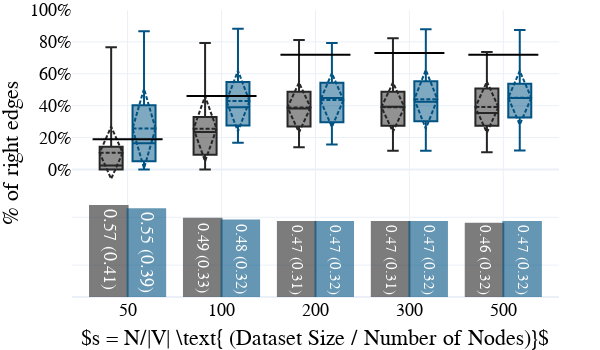
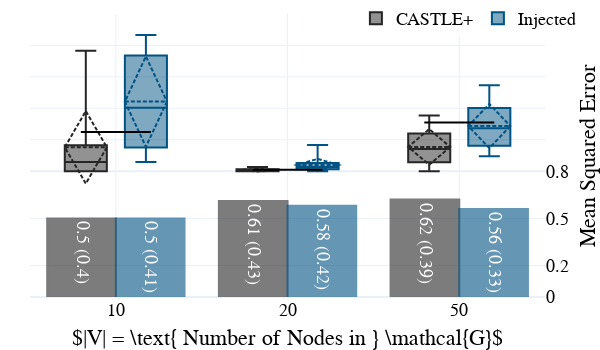
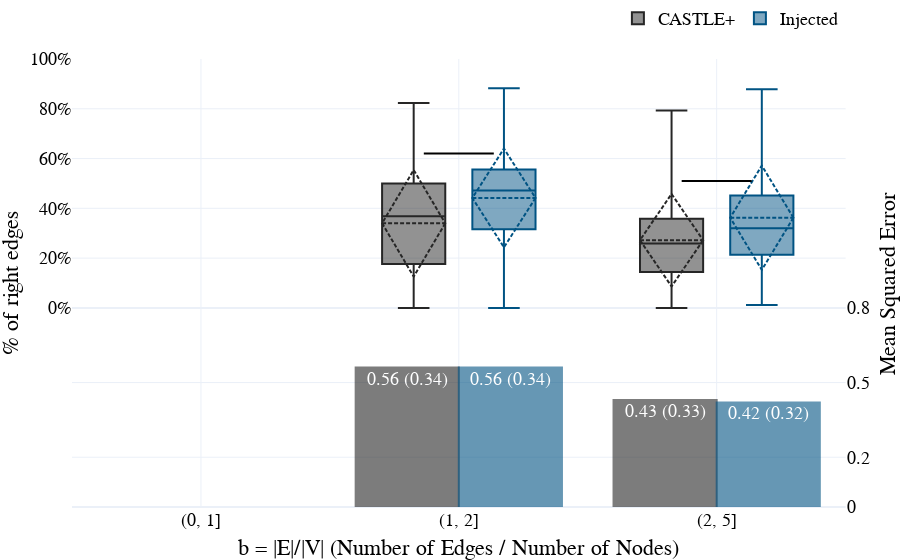
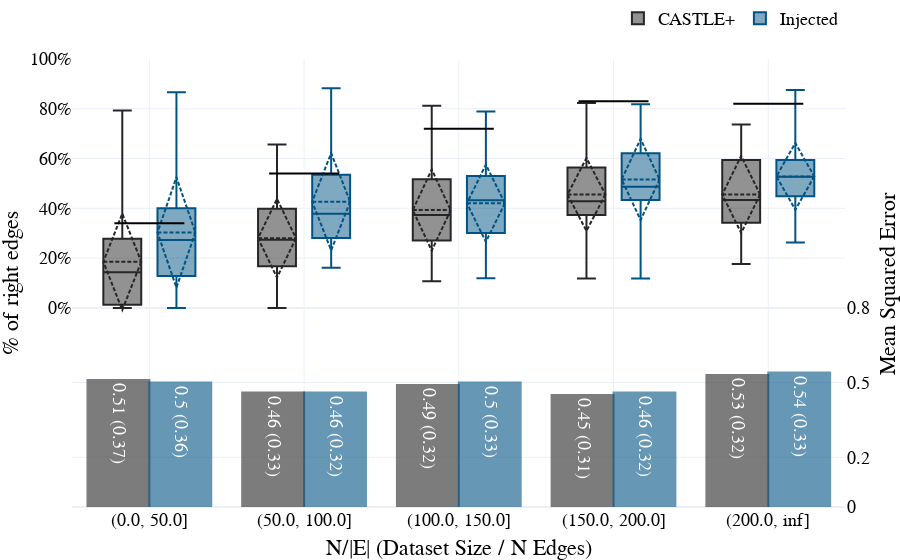

Write notebook code for charts like these, in order.
### Code cell
import re
import os
import numpy as np
import pandas as pd
import plotly.graph_objects as go
from plotly.subplots import make_subplots
from utils import load_pickle, random_stability

verbose = False
verbose2 = False
nodes = '([\w]+)'
seeds = '([\w]+)'
dsets = '([\w.]+)'
outfs = str(1)
infs = str(1)
thetas = '([-+]?([0-9]+)(\.[0-9]+)?)'

# ## Versions
# # 'v3' reconstrunction toy experiment - 84%
# # 'p1' = partial toy experiment - 96%
# # 'r2' = reconstruction toy experiment, 20n 4b - 0%
# # 'r3' = reconstruction toy experiment, 10n 4b - 0%
# # 'r4' = reconstruction toy experiment, 10n 1b - 0%
# # 'r5' = reconstruction toy experiment, 15n 2b - ?
# # 'r6' = reconstruction toy experiment, 10n 1b - 32hidden
# # 'r7' = reconstruction toy experiment, 20n 4b - 0%
# # 'r_ex3' = reconstruction experiment, 10n 20n 50n 1b 20%known
# # 'r_ex_2b' = reconstruction experiment, 10n 20n 50n 2b 20%known
# # 'r_ex_5b' = reconstruction experiment, 10n 20n 50n 5b 20%known
# # 'r_ex_1b_50' = reconstruction experiment, 10n 20n 50n 2b 50%known
version = '(r_ex_1b_50|r_ex_5b_50)'

known_p = 0.5

folder = './results/'
# CASTLE/results/Nested1FoldCASTLE.Reg.Synth.10.625.r_ex2.pkl

count = 0
res = []

for filename in os.listdir(folder):
    match = re.search(f'Nested1FoldCASTLE.Reg.Synth.{nodes}.{dsets}.{version}.pkl$', filename)
    if match != None:
        count += 1
        
        report = load_pickle(os.path.join(folder, filename), verbose=False)
        for key, value in report.items():
            # print(key, value)
            t = [[match.group(3)],[value[i] for i in ['theta', 'n_nodes', 'N_edges', 'seed', 'data_size', 'MSE', 'MAE','right','matching']]]
            res.append([i for sublist in t for i in sublist])
            # print(res)
print("Count=",count)

df = pd.DataFrame(res)
df.columns = ['V','Type', 'N_nodes', 'N_edges', 'seed', 'Size', 'MSE', 'MAE','right','matching']
df['alpha'] = ((df['Size'].astype(int)*0.8)/df['N_nodes'].astype(int)).astype(int)
df['branch'] = np.round(((df['N_edges'].astype(int))/df['N_nodes'].astype(int)).astype(float),0).astype(int)
bins = pd.IntervalIndex.from_tuples([(0, 1), (1, 2), (2, 5)])
df['branch_bin'] = pd.cut(df['branch'], bins)

df['alpha2'] = ((df['Size'].astype(int)*0.8)/df['branch'].astype(int)).astype(int)
bins = pd.IntervalIndex.from_tuples([(0, 500), (500, 1000), (1000, 2000), (2000, 5000), (5000,np.Inf)])
df['alpha3'] = pd.cut(df['alpha2'], bins)

df['alpha4'] = ((df['Size'].astype(int)*0.8)/df['N_edges'].astype(int)).astype(int)
bins = pd.IntervalIndex.from_tuples([(0, 50), (50, 100), (100, 150), (150, 200), (200,np.Inf)])
df['alpha5'] = pd.cut(df['alpha4'], bins)

df['rebase_den'] = (df['N_edges'].astype(int)-(df['N_edges']*known_p).astype(int))
df['rebased'] = (df['matching'].astype(int)/(df['N_edges'].astype(int)-(df['N_edges']*known_p).astype(int))).clip(upper= 1 )

df = df[df['alpha'] != 1000]
# display(df)


plot_ly_by(df, 'alpha', x_desc=r"$s = N/|V| \text{ (Dataset Size / Number of Nodes)}$", save=save_figs, name='NV', version='1l_32h_5k_0n', y2_vis=False, showleg=False)

# plot_ly_by(df, 'N_nodes', x_desc="|V| = Number of Nodes in G")
# plot_ly_by(df[df['alpha'] == 100], 'N_nodes', x_desc="|V| = Number of Nodes in G")
plot_ly_by(df[df['alpha'] <= 50], 'N_nodes', x_desc=r"$|V| = \text{ Number of Nodes in } \mathcal{G}$", save=save_figs, name='N100', version='1l_32h_50k_0n', y1_vis=False)


## Following, not new info
# plot_ly_by(df, 'branch', x_desc="b = |E|/|V| (Number of Edges / Number of Nodes)")
plot_ly_by(df, 'branch_bin', x_desc="b = |E|/|V| (Number of Edges / Number of Nodes)")

# plot_ly_by(df, 'alpha3', x_desc="Dataset Size / b (b=N Edges/N Nodes)")
plot_ly_by(df, 'alpha5', x_desc="N/|E| (Dataset Size / N Edges)")

# plot_ly_by('Size', df[df['N_nodes'] == 10], x_desc="Dataset Size")

### Figure 1 — Plotly figure (JSON) as saved in the notebook; plotly's stock layout.template omitted (floating-point values rounded to 4 significant figures; data arrays with more than 128 entries replaced by an {"elided": "..."} marker saying what was removed)
{"data": [{"marker": {"color": "#262626", "line": {"color": "#262626", "width": 2}}, "name": "CASTLEMSE", "opacity": 0.6, "showlegend": false, "text": ["0.57 (0.41)", "0.49 (0.33)", "0.47 (0.31)", "0.47 (0.31)", "0.46 (0.32)"], "textposition": "auto", "type": "bar", "x": ["50", "100", "200", "300", "500"], "xaxis": "x", "y": [0.57, 0.49, 0.47, 0.47, 0.46], "yaxis": "y2"}, {"marker": {"color": "#005383", "line": {"color": "#005383", "width": 2}}, "name": "InjectedMSE", "opacity": 0.6, "showlegend": false, "text": ["0.55 (0.39)", "0.48 (0.32)", "0.47 (0.32)", "0.47 (0.32)", "0.47 (0.32)"], "textposition": "inside", "type": "bar", "x": ["50", "100", "200", "300", "500"], "xaxis": "x", "y": [0.55, 0.48, 0.47, 0.47, 0.47], "yaxis": "y2"}, {"boxmean": "sd", "boxpoints": false, "marker": {"color": "#262626"}, "name": "CASTLE+", "type": "box", "x": {"elided": "300 str values"}, "xaxis": "x", "y": {"elided": "300 float values"}, "yaxis": "y"}, {"marker": {"color": "Black", "line": {"color": "Black", "width": 2}, "size": 50, "symbol": "line-ew"}, "mode": "markers", "name": "CASTLE+20%", "showlegend": false, "type": "scatter", "x": ["50", "100", "200", "300", "500"], "xaxis": "x", "y": [0.19, 0.46, 0.72, 0.73, 0.72], "yaxis": "y"}, {"boxmean": "sd", "boxpoints": false, "marker": {"color": "#005383"}, "name": "Injected", "type": "box", "x": {"elided": "300 str values"}, "xaxis": "x", "y": {"elided": "300 float values"}, "yaxis": "y"}], "layout": {"autosize": true, "boxmode": "group", "font": {"color": "Black", "family": "Serif", "size": 18}, "height": 350, "legend": {"orientation": "h", "x": 0.8, "xanchor": "center", "y": 1.05, "yanchor": "top"}, "margin": {"b": 0, "l": 10, "pad": 0, "r": 10, "t": 10}, "showlegend": false, "title": {"text": ""}, "width": 600, "xaxis": {"anchor": "y", "domain": [0, 0.94], "showgrid": true, "title": {"text": "$s = N/|V| \\text{ (Dataset Size / Number of Nodes)}$"}}, "yaxis": {"anchor": "x", "domain": [0, 1], "nticks": 10, "range": [-0.8, 1], "showgrid": true, "showticklabels": true, "tickformat": ".0%", "tickvals": [0, 0.2, 0.4, 0.6, 0.8, 1], "title": {"text": "% of right edges"}, "zeroline": true}, "yaxis2": {"anchor": "x", "nticks": 10, "overlaying": "y", "range": [0, 1.8], "showgrid": true, "showticklabels": false, "side": "right", "tickvals": [0, 0.2, 0.5, 0.8], "title": {"text": ""}, "zeroline": true}}}

### Figure 2 — Plotly figure (JSON) as saved in the notebook; plotly's stock layout.template omitted (floating-point values rounded to 4 significant figures)
{"data": [{"marker": {"color": "#262626", "line": {"color": "#262626", "width": 2}}, "name": "CASTLEMSE", "opacity": 0.6, "showlegend": false, "text": ["0.5 (0.4)", "0.61 (0.43)", "0.62 (0.39)"], "textposition": "auto", "type": "bar", "x": ["10", "20", "50"], "xaxis": "x", "y": [0.5, 0.61, 0.62], "yaxis": "y2"}, {"marker": {"color": "#005383", "line": {"color": "#005383", "width": 2}}, "name": "InjectedMSE", "opacity": 0.6, "showlegend": false, "text": ["0.5 (0.41)", "0.58 (0.42)", "0.56 (0.33)"], "textposition": "inside", "type": "bar", "x": ["10", "20", "50"], "xaxis": "x", "y": [0.5, 0.58, 0.56], "yaxis": "y2"}, {"boxmean": "sd", "boxpoints": false, "marker": {"color": "#262626"}, "name": "CASTLE+", "type": "box", "x": ["10", "10", "10", "10", "10", "10", "10", "10", "10", "10", "10", "10", "10", "10", "10", "10", "10", "10", "10", "10", "20", "20", "20", "20", "20", "20", "20", "20", "20", "20", "20", "20", "20", "20", "20", "20", "20", "20", "20", "20", "50", "50", "50", "50", "50", "50", "50", "50", "50", "50", "50", "50", "50", "50", "50", "50", "50", "50", "50", "50"], "xaxis": "x", "y": [0, 0.25, 0.7667, 0, 0.7188, 0.2121, 0.08824, 0.5161, 0.03448, 0, 0, 0.05882, 0.05556, 0, 0, 0.0625, 0.05882, 0.1176, 0.1053, 0, 0.0119, 0.0122, 0, 0, 0.01235, 0.01266, 0.01266, 0.01333, 0.02326, 0.0119, 0.02632, 0, 0, 0, 0, 0, 0, 0, 0, 0, 0.1156, 0, 0, 0.07556, 0.004348, 0.04367, 0.1036, 0.2434, 0.1616, 0.2323, 0.2323, 0.2784, 0, 0.2371, 0.2551, 0.2143, 0.1224, 0.3542, 0.3438, 0.06957], "yaxis": "y"}, {"marker": {"color": "Black", "line": {"color": "Black", "width": 2}, "size": 50, "symbol": "line-ew"}, "mode": "markers", "name": "CASTLE+20%", "showlegend": false, "type": "scatter", "x": ["10", "20", "50"], "xaxis": "x", "y": [0.25, 0.01, 0.31], "yaxis": "y"}, {"boxmean": "sd", "boxpoints": false, "marker": {"color": "#005383"}, "name": "Injected", "type": "box", "x": ["10", "10", "10", "10", "10", "10", "10", "10", "10", "10", "10", "10", "10", "10", "10", "10", "10", "10", "10", "10", "20", "20", "20", "20", "20", "20", "20", "20", "20", "20", "20", "20", "20", "20", "20", "20", "20", "20", "20", "20", "50", "50", "50", "50", "50", "50", "50", "50", "50", "50", "50", "50", "50", "50", "50", "50", "50", "50", "50", "50"], "xaxis": "x", "y": [0.3333, 0.7143, 0.8667, 0.7576, 0.8621, 0.6176, 0.8065, 0.6897, 0.3333, 0.7812, 0.125, 0.4848, 0.05882, 0.05882, 0.2222, 0.4737, 0.1765, 0.2632, 0.1176, 0.1176, 0.1098, 0.0411, 0.0119, 0.1667, 0.03797, 0.05063, 0.01333, 0.01163, 0.01235, 0.0119, 0.05263, 0, 0.02703, 0.02778, 0.07895, 0, 0.02632, 0.02703, 0.05263, 0.02857, 0.2, 0.09524, 0.1283, 0.1867, 0.1609, 0.1223, 0.2703, 0.3496, 0.1043, 0.2751, 0.4639, 0.2323, 0.5464, 0.3878, 0.5204, 0.2929, 0.1633, 0.4479, 0.4167, 0.3838], "yaxis": "y"}], "layout": {"autosize": true, "boxmode": "group", "font": {"color": "Black", "family": "Serif", "size": 18}, "height": 350, "legend": {"orientation": "h", "x": 0.8, "xanchor": "center", "y": 1.05, "yanchor": "top"}, "margin": {"b": 0, "l": 10, "pad": 0, "r": 10, "t": 10}, "showlegend": true, "title": {"text": ""}, "width": 600, "xaxis": {"anchor": "y", "domain": [0, 0.94], "showgrid": true, "title": {"text": "$|V| = \\text{ Number of Nodes in } \\mathcal{G}$"}}, "yaxis": {"anchor": "x", "domain": [0, 1], "nticks": 10, "range": [-0.8, 1], "showgrid": true, "showticklabels": false, "tickformat": ".0%", "tickvals": [0, 0.2, 0.4, 0.6, 0.8, 1], "title": {"text": ""}, "zeroline": true}, "yaxis2": {"anchor": "x", "nticks": 10, "overlaying": "y", "range": [0, 1.8], "showgrid": true, "showticklabels": true, "side": "right", "tickvals": [0, 0.2, 0.5, 0.8], "title": {"text": "Mean Squared Error"}, "zeroline": true}}}

### Figure 3 — Plotly figure (JSON) as saved in the notebook; plotly's stock layout.template omitted (floating-point values rounded to 4 significant figures; data arrays with more than 128 entries replaced by an {"elided": "..."} marker saying what was removed)
{"data": [{"marker": {"color": "#262626", "line": {"color": "#262626", "width": 2}}, "name": "CASTLEMSE", "opacity": 0.6, "showlegend": false, "text": ["nan (nan)", "0.56 (0.34)", "0.43 (0.33)"], "textposition": "auto", "type": "bar", "x": ["(0, 1]", "(1, 2]", "(2, 5]"], "xaxis": "x", "y": [null, 0.56, 0.43], "yaxis": "y2"}, {"marker": {"color": "#005383", "line": {"color": "#005383", "width": 2}}, "name": "InjectedMSE", "opacity": 0.6, "showlegend": false, "text": ["nan (nan)", "0.56 (0.34)", "0.42 (0.32)"], "textposition": "inside", "type": "bar", "x": ["(0, 1]", "(1, 2]", "(2, 5]"], "xaxis": "x", "y": [null, 0.56, 0.42], "yaxis": "y2"}, {"boxmean": "sd", "boxpoints": false, "marker": {"color": "#262626"}, "name": "CASTLE+", "type": "box", "x": {"elided": "300 str values"}, "xaxis": "x", "y": {"elided": "300 float values"}, "yaxis": "y"}, {"marker": {"color": "Black", "line": {"color": "Black", "width": 2}, "size": 50, "symbol": "line-ew"}, "mode": "markers", "name": "CASTLE+20%", "showlegend": false, "type": "scatter", "x": ["(0, 1]", "(1, 2]", "(2, 5]"], "xaxis": "x", "y": [null, 0.62, 0.51], "yaxis": "y"}, {"boxmean": "sd", "boxpoints": false, "marker": {"color": "#005383"}, "name": "Injected", "type": "box", "x": {"elided": "300 str values"}, "xaxis": "x", "y": {"elided": "300 float values"}, "yaxis": "y"}], "layout": {"boxmode": "group", "font": {"color": "Black", "family": "Serif", "size": 18}, "legend": {"orientation": "h", "x": 0.8, "xanchor": "center", "y": 1.05, "yanchor": "bottom"}, "margin": {"b": 20, "l": 50, "r": 0, "t": 20}, "title": {"text": ""}, "xaxis": {"anchor": "y", "domain": [0, 0.94], "showgrid": true, "title": {"text": "b = |E|/|V| (Number of Edges / Number of Nodes)"}}, "yaxis": {"anchor": "x", "domain": [0, 1], "nticks": 10, "range": [-0.8, 1], "showgrid": true, "showticklabels": true, "tickformat": ".0%", "tickvals": [0, 0.2, 0.4, 0.6, 0.8, 1], "title": {"text": "% of right edges"}, "zeroline": true}, "yaxis2": {"anchor": "x", "nticks": 10, "overlaying": "y", "range": [0, 1.8], "showgrid": true, "showticklabels": true, "side": "right", "tickvals": [0, 0.2, 0.5, 0.8], "title": {"text": "Mean Squared Error"}, "zeroline": true}}}

### Figure 4 — Plotly figure (JSON) as saved in the notebook; plotly's stock layout.template omitted (floating-point values rounded to 4 significant figures; data arrays with more than 128 entries replaced by an {"elided": "..."} marker saying what was removed)
{"data": [{"marker": {"color": "#262626", "line": {"color": "#262626", "width": 2}}, "name": "CASTLEMSE", "opacity": 0.6, "showlegend": false, "text": ["0.51 (0.37)", "0.46 (0.33)", "0.49 (0.32)", "0.45 (0.31)", "0.53 (0.32)"], "textposition": "auto", "type": "bar", "x": ["(0.0, 50.0]", "(50.0, 100.0]", "(100.0, 150.0]", "(150.0, 200.0]", "(200.0, inf]"], "xaxis": "x", "y": [0.51, 0.46, 0.49, 0.45, 0.53], "yaxis": "y2"}, {"marker": {"color": "#005383", "line": {"color": "#005383", "width": 2}}, "name": "InjectedMSE", "opacity": 0.6, "showlegend": false, "text": ["0.5 (0.36)", "0.46 (0.32)", "0.5 (0.33)", "0.46 (0.32)", "0.54 (0.33)"], "textposition": "inside", "type": "bar", "x": ["(0.0, 50.0]", "(50.0, 100.0]", "(100.0, 150.0]", "(150.0, 200.0]", "(200.0, inf]"], "xaxis": "x", "y": [0.5, 0.46, 0.5, 0.46, 0.54], "yaxis": "y2"}, {"boxmean": "sd", "boxpoints": false, "marker": {"color": "#262626"}, "name": "CASTLE+", "type": "box", "x": {"elided": "300 str values"}, "xaxis": "x", "y": {"elided": "300 float values"}, "yaxis": "y"}, {"marker": {"color": "Black", "line": {"color": "Black", "width": 2}, "size": 50, "symbol": "line-ew"}, "mode": "markers", "name": "CASTLE+20%", "showlegend": false, "type": "scatter", "x": ["(0.0, 50.0]", "(50.0, 100.0]", "(100.0, 150.0]", "(150.0, 200.0]", "(200.0, inf]"], "xaxis": "x", "y": [0.34, 0.54, 0.72, 0.83, 0.82], "yaxis": "y"}, {"boxmean": "sd", "boxpoints": false, "marker": {"color": "#005383"}, "name": "Injected", "type": "box", "x": {"elided": "300 str values"}, "xaxis": "x", "y": {"elided": "300 float values"}, "yaxis": "y"}], "layout": {"boxmode": "group", "font": {"color": "Black", "family": "Serif", "size": 18}, "legend": {"orientation": "h", "x": 0.8, "xanchor": "center", "y": 1.05, "yanchor": "bottom"}, "margin": {"b": 20, "l": 50, "r": 0, "t": 20}, "title": {"text": ""}, "xaxis": {"anchor": "y", "domain": [0, 0.94], "showgrid": true, "title": {"text": "N/|E| (Dataset Size / N Edges)"}}, "yaxis": {"anchor": "x", "domain": [0, 1], "nticks": 10, "range": [-0.8, 1], "showgrid": true, "showticklabels": true, "tickformat": ".0%", "tickvals": [0, 0.2, 0.4, 0.6, 0.8, 1], "title": {"text": "% of right edges"}, "zeroline": true}, "yaxis2": {"anchor": "x", "nticks": 10, "overlaying": "y", "range": [0, 1.8], "showgrid": true, "showticklabels": true, "side": "right", "tickvals": [0, 0.2, 0.5, 0.8], "title": {"text": "Mean Squared Error"}, "zeroline": true}}}
